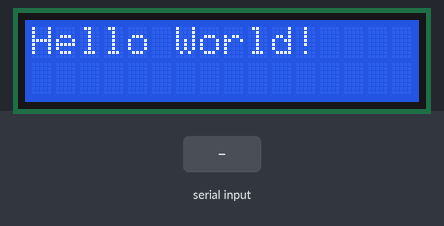
A sketch run on a simulated Arduino Uno, built with avr-gcc and run on an emulated ATmega328P. Parts: 16×2 character LCD. The test bench sets the inputs (shaded band). What the sketch prints to the serial monitor is not drawn.

Above: at 1.2 s.
1.3 s: "1\n" received over Serial
At 2.2 s:
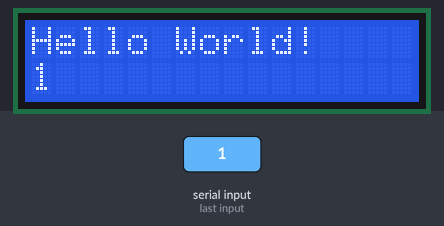
2.8 s: "0\n" received over Serial
At 3.3 s:
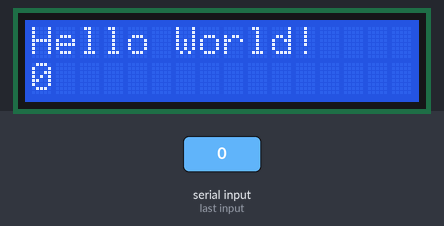
4.3 s: "2\n" received over Serial
At 5.7 s:
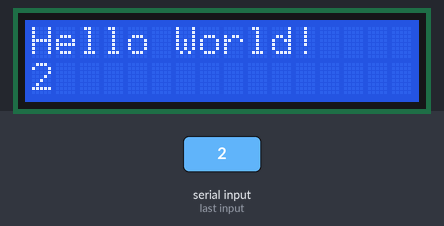
Timing chart, 0 to 7.3 s (numbered marks = the images above; inputs shaded):
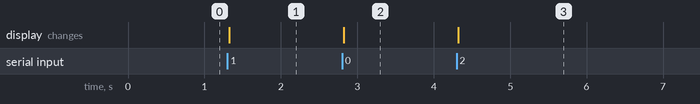

Measured:
- after the input at 1.3 s, the display: changes at once (image 1)
- after the input at 2.8 s, the display: changes at once (image 2)
- after the input at 4.3 s, the display: changes at once (image 3)

The sketch:

LCD.ino
```cpp
#include <LiquidCrystal.h>

LiquidCrystal lcd (12, 11, 5, 4, 3, 2);

String lerSerial ()
{
  String conteudo1 = "";
  char entrada1;

  // Se receber algo pela serial
  while (Serial.available() > 0) {
    //Segue fazendo a leitora de cada byte enviado
    entrada1 = Serial.read();

    //Ignora sinal/caractere de ENTER
    if (entrada1 != '\n') {
      conteudo1.concat(entrada1);
    }
    // Aguarda buffer serial ler próximo caractere
    delay(10);
  }
  //Quando não houver mais bytes a ler...
  if (Serial.available() <= 0) {
    return conteudo1;
  }
}


void setup() {
  Serial.begin(9600);
  //Inicia o LCD com suas dimensões
  lcd.begin(16, 2);
  //Imprime uma mensagem no LCD
  lcd.print("Hello World!");
}

void loop() {
  //Coloca o cursor na linha x=0 e coluna y=1.
  lcd.setCursor(0, 1);

  //Imprime o tempo de operação
  //lcd.print(millis()/1000);

  if (Serial.available() > 0)
  {
    String val = lerSerial();
    Serial.println(val);
    lcd.print(val);
  }
}
```
